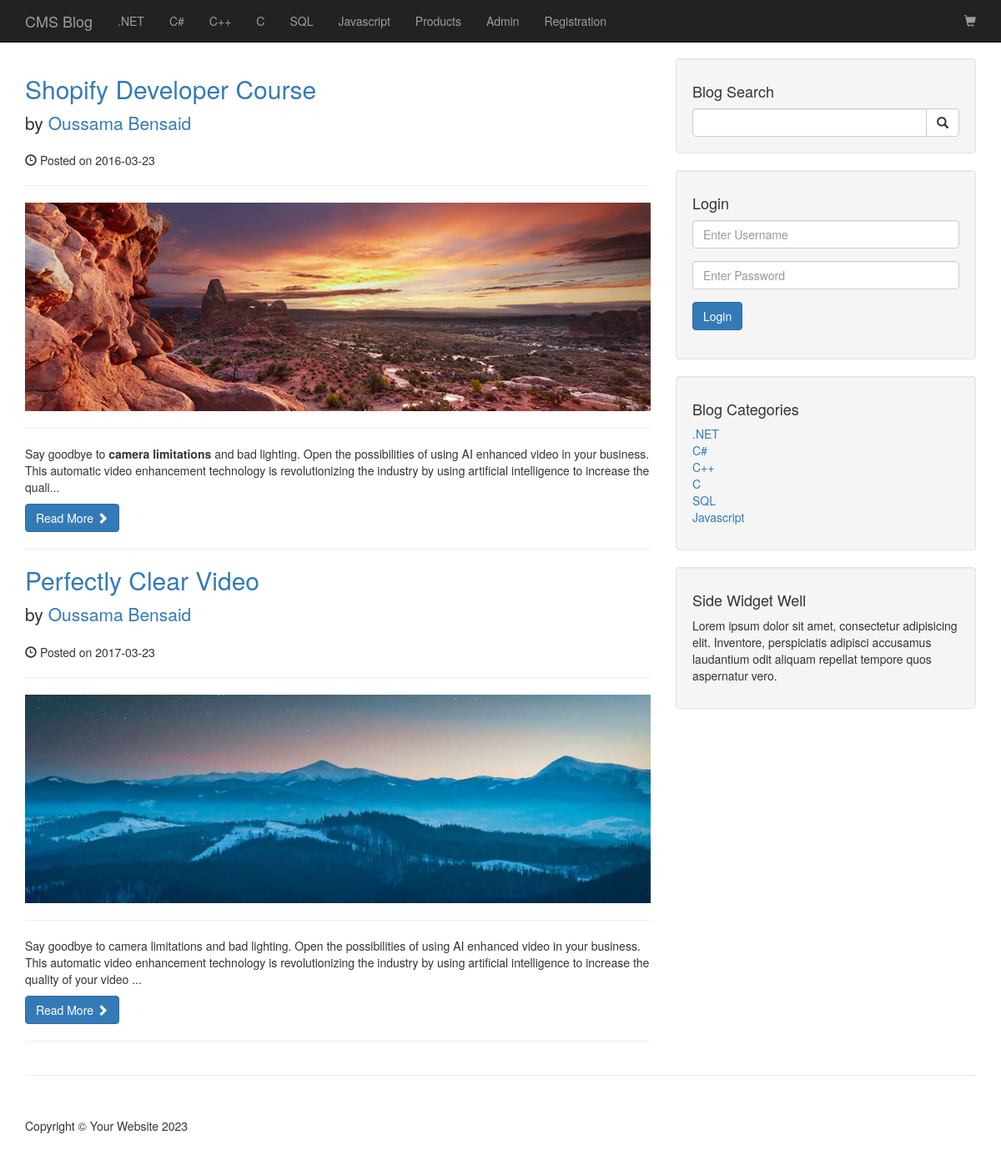
Screenshot of /cms-monolithic-legacy-php/index.php with the database file from the repository.
### tables this page shows
CREATE TABLE `categories` (
  `cat_id` int(3) NOT NULL,
  `cat_title` varchar(255) NOT NULL
);

CREATE TABLE `posts` (
  `post_id` int(3) NOT NULL,
  `post_category_id` int(11) NOT NULL,
  `post_title` varchar(255) NOT NULL,
  `post_author` varchar(255) NOT NULL,
  `post_date` date NOT NULL,
  `post_image` text NOT NULL,
  `post_content` text NOT NULL,
  `post_tags` varchar(255) NOT NULL,
  `post_comment_count` int(11) NOT NULL,
  `post_status` varchar(255) NOT NULL DEFAULT 'draft'
);

### cms-monolithic-legacy-php/index.php (the view, shortened to what this page needs)
<?php
include "includes/header.php";
include "includes/navigation.php";
?>
<div class="container">
    <div class="row">
        <div class="col-md-8">
            <?php
            $query = "SELECT * FROM posts WHERE post_status='Published'";
            $fetch_data = mysqli_query($connection, $query);
            if (mysqli_num_rows($fetch_data) == 0) {
                echo "<h1 class='text-center'>No content Found</h1>";
            } else {
                while ($Row = mysqli_fetch_assoc($fetch_data)) {
                    $post_id = $Row['post_id'];
                    $post_title = $Row['post_title'];
                    $post_author = $Row['post_author'];
                    $post_date = $Row['post_date'];
                    $post_image = $Row['post_image'];
                    $post_content = substr($Row['post_content'], 0, 270) . "...";
                    ?>
                    <h2>
                        <a href="post.php?p_id=<?php echo $post_id ?>"><?php echo $post_title ?></a>
                    </h2>
                    <p class="lead">
                        by <a href="index.php"><?php echo $post_author ?></a>
                    </p>
                    <p><span class="glyphicon glyphicon-time"></span> Posted on <?php echo $post_date ?></p>
                    <hr>
                    <a href="post.php?p_id=<?php echo $post_id ?>">
                        <img class="img-responsive" src="images/<?php echo $post_image ?>" alt="">
                    </a>
                    <hr>
                    <p><?php echo $post_content ?></p>
                    <a class="btn btn-primary" href="post.php?p_id=<?php echo $post_id ?>">Read More <span class="glyphicon glyphicon-chevron-right"></span></a>
                    <hr>
            <?php
                }
            } ?>
        </div>
        <?php
        include "includes/sidebar.php"
        ?>
    </div>
    <hr>
    <?php
    include "includes/footer.php"
    ?>

### cms-monolithic-legacy-php/includes/header.php (shortened to what this page needs)
<!DOCTYPE html>
<html lang="en">
<head>
    <link href="css/bootstrap.min.css" rel="stylesheet">
    <link href="css/blog-home.css" rel="stylesheet">
</head>
<body>

### cms-monolithic-legacy-php/includes/navigation.php (shortened to what this page needs)
<nav class="navbar navbar-inverse navbar-fixed-top" role="navigation">
    <div class="container">
        <div class="navbar-header">
            <a class="navbar-brand" href="index.php">CMS Blog</a>
        </div>
        <div class="collapse navbar-collapse" id="bs-example-navbar-collapse-1">
            <ul class="nav navbar-nav">
                <?php
                $query = "SELECT * FROM categories";
                $fetch_data = mysqli_query($connection, $query);
                while ($row = mysqli_fetch_assoc($fetch_data)) {
                    $cat_title = htmlspecialchars($row['cat_title']);
                    $cat_id = (int)$row['cat_id'];
                    echo "<li><a href='category.php?category=$cat_id'>$cat_title</a></li>";
                }
                ?>
                <li><a href="products.php">Products</a></li>
                <li><a href="admin">Admin</a></li>
                <li><a href="registration.php">Registration</a></li>
            </ul>
            <ul class="nav navbar-nav navbar-right">
                <li>
                    <a href="cart.php">
                        <span class="glyphicon glyphicon-shopping-cart"></span>
                    </a>
                </li>
            </ul>
        </div>
    </div>
</nav>

### cms-monolithic-legacy-php/includes/sidebar.php
<div class="col-md-4">
    <div class="well">
        <h4>Blog Search</h4>
        <form action="search.php" method="POST">
            <div class="input-group">
                <input type="text" name="search" class="form-control">
                <span class="input-group-btn">
                    <button class="btn btn-default" type="submit" name="submit">
                        <span class="glyphicon glyphicon-search"></span>
                    </button>
                </span>
            </div>
        </form>
    </div>
    <div class="well">
        <h4>Login</h4>
        <form action="includes/login.php" method="POST">
            <div class="form-group">
                <input type="text" name="username" class="form-control" placeholder="Enter Username">
            </div>
            <div class="form-group">
                <input type="password" name="password" class="form-control" placeholder="Enter Password">
            </div>
            <div class="form-group">
                <button class="btn btn-primary" type="submit" name="login">
                    Login
                </button>
            </div>
        </form>
    </div>
    <div class="well">
        <h4>Blog Categories</h4>
        <div class="row">
            <div class="col-lg-12">
                <ul class="list-unstyled">
                    <?php
                    $query = "SELECT * FROM categories LIMIT 7";
                    $fetch_data = mysqli_query($connection, $query);
                    while ($Row = mysqli_fetch_assoc($fetch_data)) {
                        $cat_title = $Row['cat_title'];
                        $cat_id = $Row['cat_id'];
                        echo "<li><a href='category.php?category=$cat_id'>$cat_title</a></li>";
                    }
                    ?>
                </ul>
            </div>
        </div>
    </div>
    <?php
    include "widget.php";
    ?>
</div>

### cms-monolithic-legacy-php/includes/widget.php (shortened to what this page needs)
<div class="well">
    <h4>Side Widget Well</h4>
    <p>Lorem ipsum dolor sit amet, consectetur adipisicing elit. Inventore, perspiciatis adipisci accusamus laudantium odit aliquam repellat tempore quos aspernatur vero.</p>
</div>

### cms-monolithic-legacy-php/includes/footer.php (shortened to what this page needs)
<footer>
    <div class="row">
        <div class="col-lg-12">
            <p>Copyright &copy; Your Website 2023</p>
        </div>
    </div>
</footer>
</div>
</body>
</html>

### cms-monolithic-legacy-php/css/blog-home.css (style rules this page uses)
body { padding-top: 70px; }
footer { margin: 50px 0; }

### rows the page displays
categories: cat_title ".NET"
categories: cat_title "C#"
categories: cat_title "C++"
categories: cat_title "C"
categories: cat_title "SQL"
categories: cat_title "Javascript"
posts: post_title "Shopify Developer Course", post_author "Oussama Bensaid", post_date "2016-03-23", post_image (picture), post_content "Say goodbye to camera limitations and bad lighting. Open the possibilities of using AI enhanced video in your business. This automatic video enhancement technology is revolutionizing the industry by using artificial intelligence to increase the quali..."
posts: post_title "Perfectly Clear Video", post_author "Oussama Bensaid", post_date "2017-03-23", post_image (picture), post_content "Say goodbye to camera limitations and bad lighting. Open the possibilities of using AI enhanced video in your business. This automatic video enhancement technology is revolutionizing the industry by using artificial intelligence to increase the quality of your video ..."
